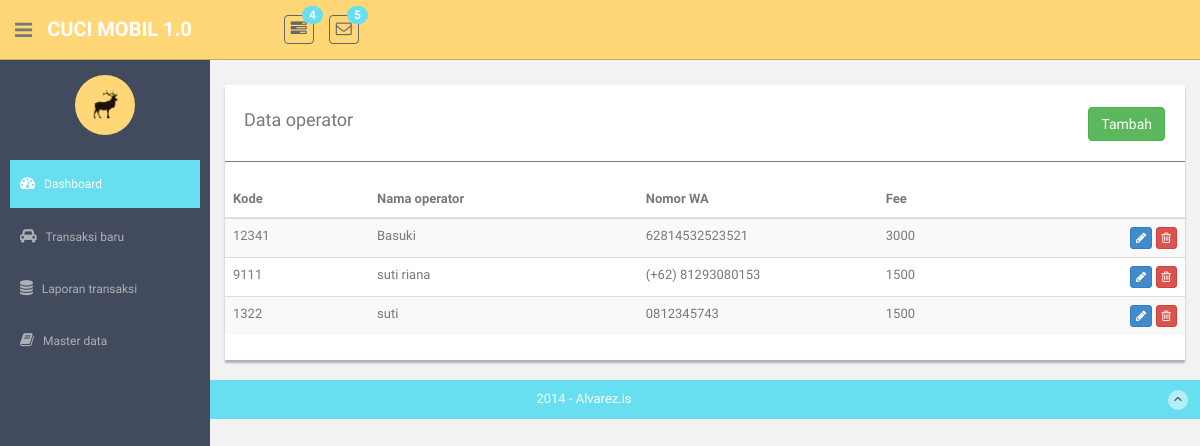
Before: /operators with the older database file.
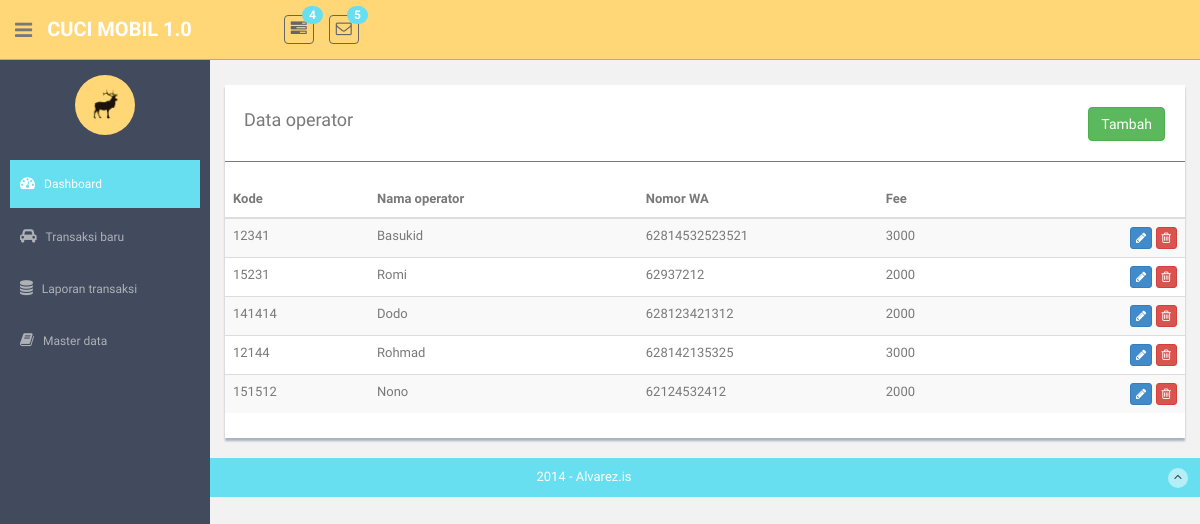
After: the same page with the newer database file.
### model/Operators.py (models this page shows)
class Operators(Model):
    id = IntegerField(primary_key=True)
    code = CharField(max_length=8)
    name = CharField(max_length=120)
    phone = CharField(max_length=12)
    fee = IntegerField()
    class Meta:
        database = db

### routes_operators.py (the view)
@app.route("/operators", methods=["GET"])
def operators():
    operators = OperatorsController.list_operators()
    return render_template('references/operators/operators-list.html', operators=operators)

### controller/OperatorsController.py (called while the page is built)
    @staticmethod
    def list_operators():
        operators = Operators.select()
        datas = []
        return Operators.select()

### templates/references/operators/operators-list.html (shortened to what this page needs)
{% extends "layout.html" %}
{% block content %}
<div class="row mt">
      <div class="col-md-12">
          <div class="content-panel">
              <table class="table table-striped table-advance table-hover">
                <div >
                    <div style="float:left;"><h4>&nbsp; Data operator</h4></div>
                    <div class="pull-right" style="padding-top:7px;padding-right:20px;">
                        <button class="btn btn-success " onclick="javscript:openModal(0)">Tambah</button>
                    </div>
                </div>
                <hr/>
                  <thead>
                  <tr>
                      <th width="15%"> Kode</th>
                      <th width="28%"> Nama operator</th>
                      <th width="25%"> Nomor WA</th>
                      <th width="20%"> Fee</th>
                      <th width="12%"></th>
                  </tr>
                  </thead>
                  <tbody>
                  {% for item in operators %}
                  <tr>
                      <td>{{ item.code }} </td>
                      <td>{{ item.name }} </td>
                      <td>{{ item.phone }} </td>
                      <td>{{ item.fee }} </td>
                      <td align="right">
                          <button class="btn btn-primary btn-xs"  onclick="javscript:openModal({{ item.id }})"><i class="fa fa-pencil"></i></button>
                          <button class="btn btn-danger btn-xs" onclick="javscript:deleteRecord({{ item.id }})"><i class="fa fa-trash-o "></i></button>
                      </td>
                  </tr>
                 {% endfor %}
                  </tbody>
              </table>
          </div>
      </div>
  </div>
{% endblock %}

### templates/layout.html (shortened to what this page needs)
<!DOCTYPE html>
<html lang="en">
  <head>
    <link href="assets/css/bootstrap.css" rel="stylesheet">
    <link href="assets/font-awesome/css/font-awesome.css" rel="stylesheet" />
    <link rel="stylesheet" type="text/css" href="assets/css/zabuto_calendar.css">
    <link rel="stylesheet" type="text/css" href="assets/js/gritter/css/jquery.gritter.css" />
    <link rel="stylesheet" type="text/css" href="assets/lineicons/style.css">
     <link rel="stylesheet" href="//code.jquery.com/ui/1.12.1/themes/base/jquery-ui.css">
    <link href="assets/css/style.css" rel="stylesheet">
    <link href="assets/css/style-responsive.css" rel="stylesheet">
  </head>
  <body>
  <section id="container" >
		{% include  "header.html" %}
      <aside>
		{% include  "nav.html" %}
      </aside>
      <section id="main-content">
          <section class="wrapper">
			  {% block content %}{% endblock %}
          </section>
      </section>
      <footer class="site-footer">
          <div class="text-center">
              2014 - Alvarez.is
              <a href="index.html#" class="go-top">
                  <i class="fa fa-angle-up"></i>
              </a>
          </div>
      </footer>
  </section>
  </body>
</html>

### templates/header.html (shortened to what this page needs)
<header class="header black-bg">
      <div class="sidebar-toggle-box">
          <div class="fa fa-bars tooltips" data-placement="right" data-original-title="Toggle Navigation"></div>
      </div>
    <a href="index.html" class="logo"><b>CUCI MOBIL 1.0</b></a>
    <div class="nav notify-row" id="top_menu">
        <ul class="nav top-menu">
            <li class="dropdown">
                <a data-toggle="dropdown" class="dropdown-toggle" href="index.html#">
                    <i class="fa fa-tasks"></i>
                    <span class="badge bg-theme">4</span>
                </a>
            </li>
            <li id="header_inbox_bar" class="dropdown">
                <a data-toggle="dropdown" class="dropdown-toggle" href="index.html#">
                    <i class="fa fa-envelope-o"></i>
                    <span class="badge bg-theme">5</span>
                </a>
            </li>
        </ul>
    </div>
</header>

### templates/nav.html (shortened to what this page needs)
<div id="sidebar"  class="nav-collapse ">
              <ul class="sidebar-menu" id="nav-accordion">
              	  <p class="centered"><a href="profile.html"><img src="assets/img/ui-sam.jpg" class="img-circle" width="60"></a></p>
                  <li class="mt">
                      <a class="active" href="index.html">
                          <i class="fa fa-dashboard"></i>
                          <span>Dashboard</span>
                      </a>
                  </li>
                  <li class="sub-menu">
                      <a  href="/transactions">
                          <i class="fa fa-car"></i>
                          <span>Transaksi baru</span>
                      </a>
                  </li>
                  <li class="sub-menu">
                      <a href="javascript:;" >
                          <i class="fa fa-database"></i>
                          <span>Laporan transaksi</span>
                      </a>
                  </li>
                  <li class="sub-menu">
                      <a href="javascript:;" >
                          <i class="fa fa-book"></i>
                          <span>Master data</span>
                      </a>
                  </li>
              </ul>
          </div>

Changed rows visible on the page:
removed Operators: code "9111", name "suti riana", phone "(+62) 81293080153", fee "1500"
removed Operators: code "1322", name "suti", phone "0812345743", fee "1500"
changed Operators: name "Basuki" → "Basukid"
added Operators: code "15231", name "Romi", phone "62937212", fee "2000"
added Operators: code "141414", name "Dodo", phone "628123421312", fee "2000"
added Operators: code "12144", name "Rohmad", phone "628142135325", fee "3000"
added Operators: code "151512", name "Nono", phone "62124532412", fee "2000"
